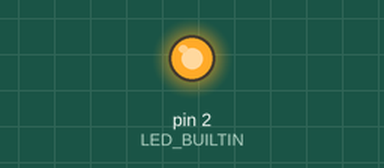
Simulated run of this sketch. Board: Arduino Uno, built with avr-gcc and run on an emulated ATmega328P. On the bench: output pins drawn as LEDs (lit = HIGH).

Above: at 0.88 s.
At 6.02 s:
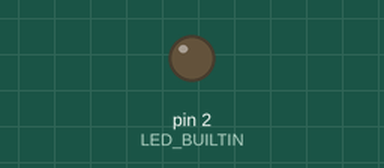
Timing chart, 0 to 7.2 s (numbered marks = the images above):
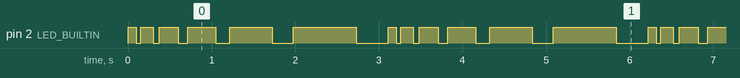

Measured:
- by itself, pin 2 (LED_BUILTIN): repeats every 3.1 s: LOW 0.05 s, HIGH 0.15 s, LOW 0.08 s, HIGH 0.23 s, LOW 0.11 s, HIGH 0.34 s, LOW 0.17 s, HIGH 0.51 s, LOW 0.25 s, HIGH 0.76 s, LOW 0.38 s, HIGH 0.10 s
- by itself, everything shown: repeats every 3.1 s, in 12 steps

The sketch:

BlinkFor.ino
```cpp
int LED_BUILTIN = 2;

void setup()
{
  pinMode(LED_BUILTIN, OUTPUT);
}

void loop()
{
  for (int i = 100; i < 1000; i += i/2)
  {
    digitalWrite(LED_BUILTIN, HIGH);   // turn the LED on (HIGH is the voltage level)
    delay(i);                       // wait for a second
    digitalWrite(LED_BUILTIN, LOW);    // turn the LED off by making the voltage LOW
    delay(i/2);                       // wait for a second
  }
}
```
